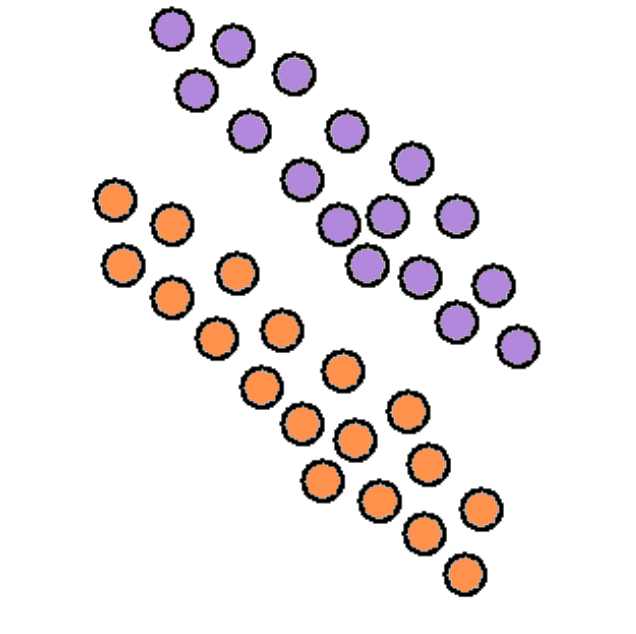
#> input picture TiltCV_detection/Circle.png, 636 x 634 px, given in place of the camera
$ python test2.py
#> lines starting #> are read from the running program, lines starting #| are printed output that depends on the picture; after the words box and inside, x2 and y2 are one past the last pixel; in counts of white or black regions, pixels touching at a corner belong together
import cv2
import numpy as np

def nothing(x):
    pass

cap = cv2.VideoCapture(0)

cv2.namedWindow('image')

cv2.createTrackbar('dp','image', 30, 190, nothing)
cv2.createTrackbar('minDist','image', 700, 1000, nothing)

cv2.createTrackbar('param1','image', 1, 1000, nothing)
cv2.createTrackbar('param2','image', 1, 1000, nothing)

cv2.createTrackbar('minRadius','image', 1, 1000, nothing)
cv2.createTrackbar('maxRadius','image', 1, 1000, nothing)

#cv2.createTrackbar('DownH2','image', 175, 255, nothing)
#cv2.createTrackbar('UpH2','image', 255, 255, nothing)


while(1):


    dp = cv2.getTrackbarPos('dp','image')
    minDist = cv2.getTrackbarPos('minDist','image')

    param1 = cv2.getTrackbarPos('param1','image')
    param2 = cv2.getTrackbarPos('param2','image')

    minRadius = cv2.getTrackbarPos('minRadius','image')
    maxRadius = cv2.getTrackbarPos('maxRadius','image')

    _, frame = cap.read()
#> frame is the input picture: shape (634, 636, 3); mean B, G, R 233.7, 233.5, 238.6

    dp = dp/10
    #median = cv2.medianBlur(frame,5)

    blur = cv2.GaussianBlur(frame,(3,3),0)

    blur = cv2.cvtColor(blur, cv2.COLOR_RGB2GRAY)
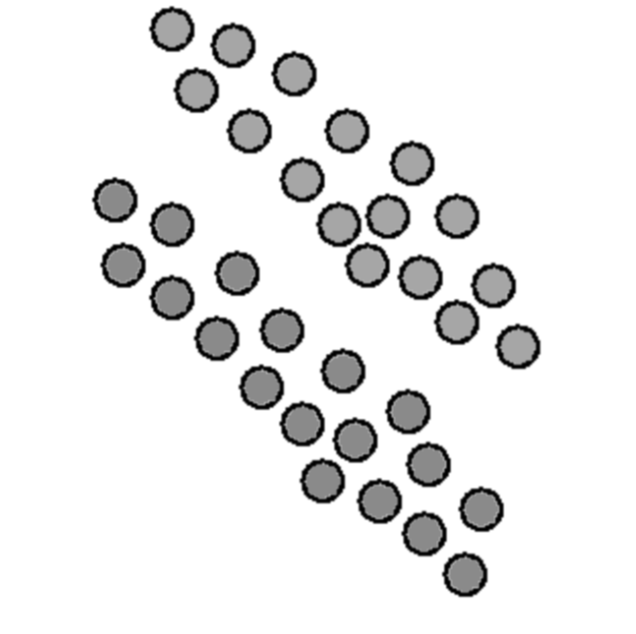
#> blur: shape (634, 636); min 0, max 255, mean 234.2

    clahe = cv2.createCLAHE(clipLimit=2, tileGridSize=(8,8))
    cl1 = clahe.apply(blur)

    equ = cv2.equalizeHist(blur)
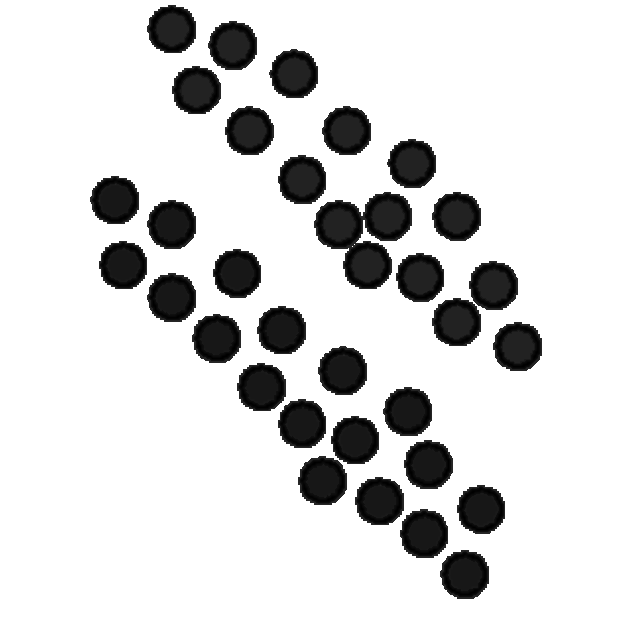
#> equ: shape (634, 636); min 0, max 255, mean 217.8

    edges1 = cv2.Canny(cl1,100,200)
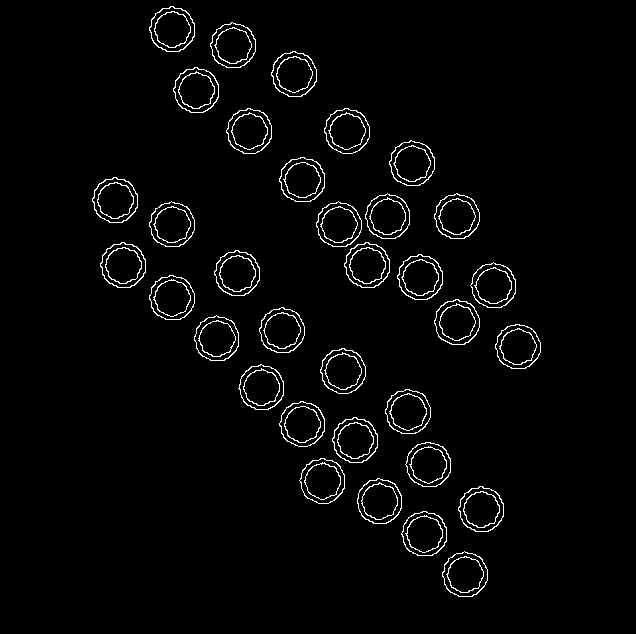
#> edges1: shape (634, 636); 2.6% white in thin lines or dots, all inside (x1, y1, x2, y2) = (92, 6, 541, 597)

    circles = cv2.HoughCircles(edges1, cv2.HOUGH_GRADIENT, dp, minDist, param1, param2, minRadius, maxRadius)
#> circles = [[331.5, 271.5, 151.3]]

    circles = np.uint16(np.around(circles))
#> circles = [[332, 272, 151]]
    for i in circles[0,:]:
    # draw the outer circle
     cv2.circle(frame,(i[0],i[1]),i[2],(0,255,0),2)
    # draw the center of the circle
     cv2.circle(frame,(i[0],i[1]),2,(0,0,255),3)
#> this loop made 1 pass
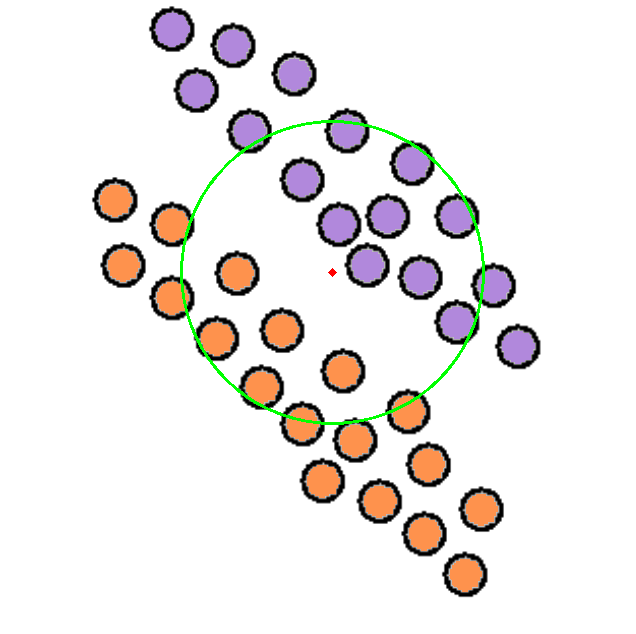
#> frame: shape (634, 636, 3); 0.71% of pixels changed, all inside (x1, y1, x2, y2) = (180, 120, 485, 425)


    #cv2.imshow('hsv', hsv)
    cv2.imshow('image',frame)
    cv2.imshow('blur', edges1)

    k = cv2.waitKey(5) & 0xFF
#> (key Esc is pressed here)
    if k == 27:
        break

cv2.destroyAllWindows()
